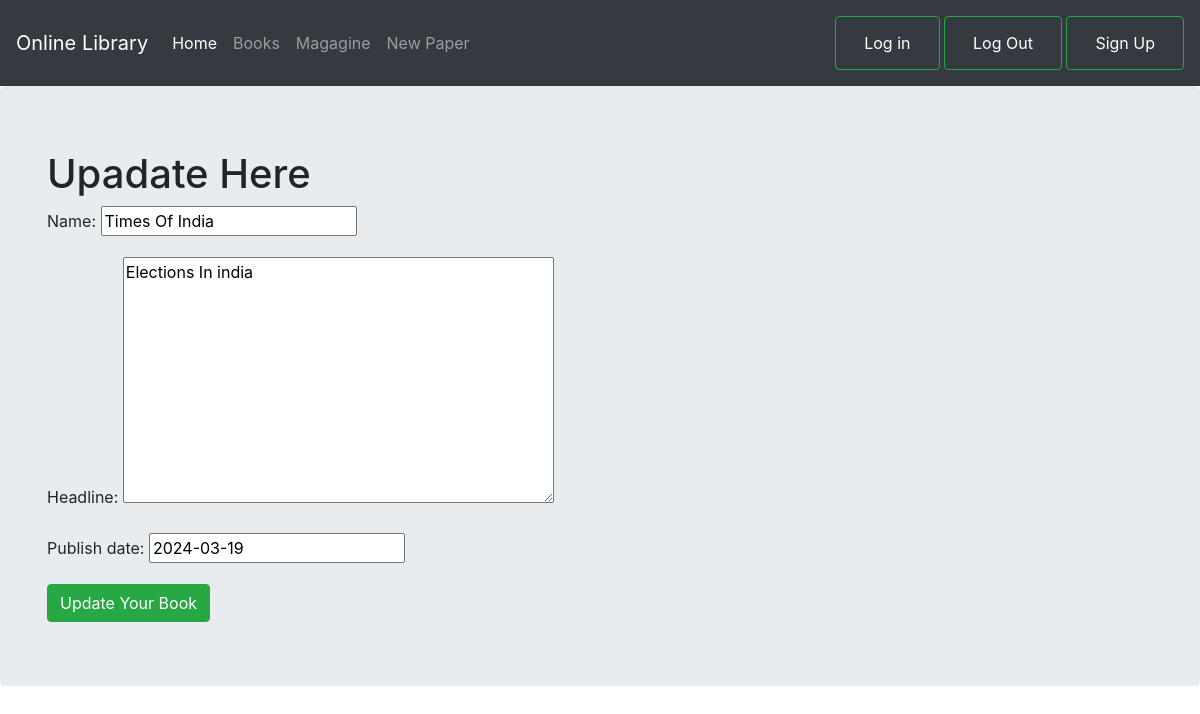
Page /updatenews/1 on the committed database.
### testapp/models.py (models this page shows)
class NewsPaper(models.Model):
    Name=models.CharField(max_length=30)
    headline=models.TextField(max_length=30)
    publish_date=models.DateField()

### testapp/views.py (the view)
# urls.py: path('updatenews/<int:id>', views.newsupdate_view),
def newsupdate_view(request,id):
    book=NewsPaper.objects.get(id=id)
    form=NewsForm(instance=book)
    if request.POST:
        form=NewsForm(request.POST,instance=book)
        if form.is_valid():
           form.save()
        return redirect('/news')
    return render(request,'testapp/newsupdate.html',{'form':form})

### testapp/forms.py
class NewsForm(forms.ModelForm):
    class Meta:
        model=NewsPaper
        fields='__all__'

### template/testapp/newsupdate.html (shortened to what this page needs)
<!DOCTYPE html>
{% extends 'testapp/base.html' %}
{% block nav_block %}
<div class="jumbotron">
    <div class="container">
        <h1>Upadate Here</h1>
        <form action="" method="post">
            {{ form.as_p }}
            <input type="submit" value="Update Your Book" class="btn btn-success">
        </form>
    </div>
</div>
{% endblock %}

### rows in the picture
NewsPaper: Name "Times Of India", headline "Elections In india", publish_date "2024-03-19"
